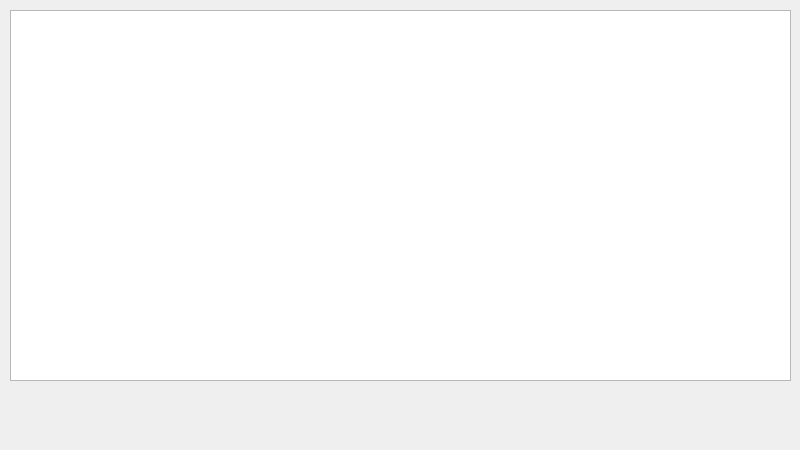
<?xml version="1.0" encoding="UTF-8"?>
<ui version="4.0">
 <class>DlgJobs</class>
 <widget class="QDialog" name="DlgJobs">
  <property name="geometry">
   <rect>
    <x>0</x>
    <y>0</y>
    <width>800</width>
    <height>450</height>
   </rect>
  </property>
  <property name="windowTitle">
   <string>Land Degradation Timeseries</string>
  </property>
  <widget class="QTableView" name="tableView">
   <property name="geometry">
    <rect>
     <x>10</x>
     <y>10</y>
     <width>781</width>
     <height>371</height>
    </rect>
   </property>
  </widget>
 </widget>
 <resources/>
 <connections/>
</ui>
